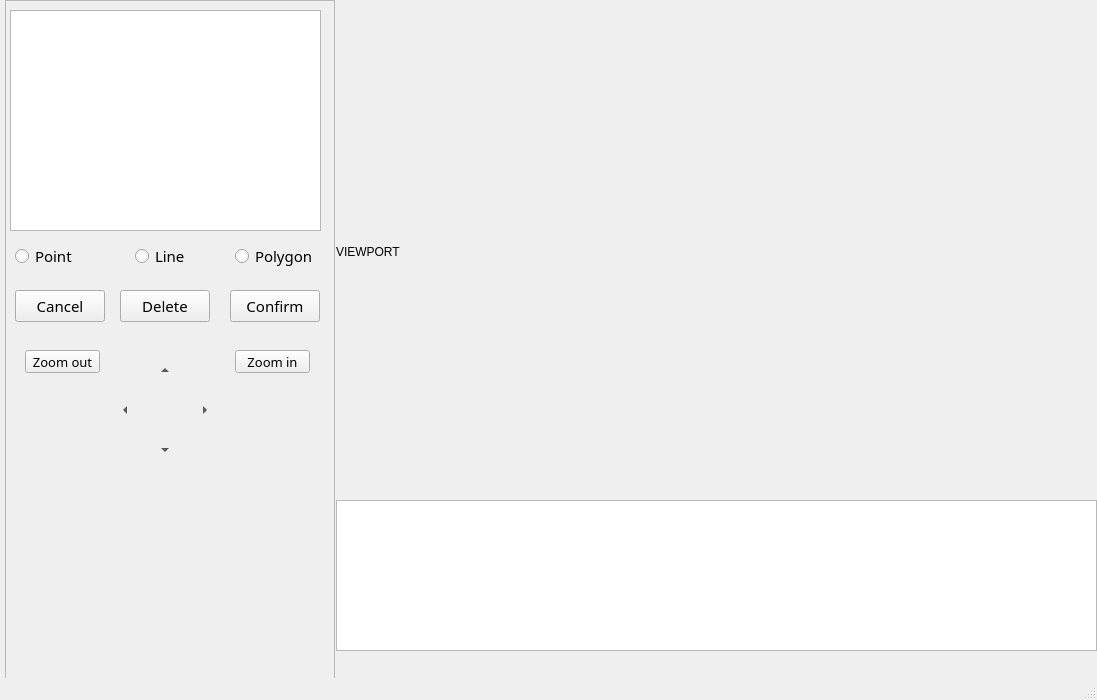
<?xml version="1.0" encoding="UTF-8"?>
<ui version="4.0">
 <class>MainWindow</class>
 <widget class="QMainWindow" name="MainWindow">
  <property name="geometry">
   <rect>
    <x>0</x>
    <y>0</y>
    <width>1097</width>
    <height>700</height>
   </rect>
  </property>
  <property name="windowTitle">
   <string>MainWindow</string>
  </property>
  <widget class="QWidget" name="centralwidget">
   <widget class="QLabel" name="viewport">
    <property name="geometry">
     <rect>
      <x>336</x>
      <y>6</y>
      <width>761</width>
      <height>491</height>
     </rect>
    </property>
    <property name="autoFillBackground">
     <bool>false</bool>
    </property>
    <property name="text">
     <string>VIEWPORT</string>
    </property>
   </widget>
   <widget class="QListWidget" name="objectsList">
    <property name="geometry">
     <rect>
      <x>10</x>
      <y>10</y>
      <width>311</width>
      <height>221</height>
     </rect>
    </property>
    <property name="font">
     <font>
      <family>Fira Code</family>
      <pointsize>10</pointsize>
     </font>
    </property>
   </widget>
   <widget class="QListWidget" name="logField">
    <property name="geometry">
     <rect>
      <x>336</x>
      <y>500</y>
      <width>761</width>
      <height>151</height>
     </rect>
    </property>
    <property name="font">
     <font>
      <family>Fira Code</family>
      <pointsize>10</pointsize>
     </font>
    </property>
   </widget>
   <widget class="QFrame" name="menuFrame">
    <property name="geometry">
     <rect>
      <x>5</x>
      <y>0</y>
      <width>330</width>
      <height>681</height>
     </rect>
    </property>
    <property name="frameShape">
     <enum>QFrame::StyledPanel</enum>
    </property>
    <property name="frameShadow">
     <enum>QFrame::Raised</enum>
    </property>
    <widget class="QToolButton" name="navigateUpButton">
     <property name="geometry">
      <rect>
       <x>140</x>
       <y>350</y>
       <width>40</width>
       <height>40</height>
      </rect>
     </property>
     <property name="font">
      <font>
       <family>Fira Code</family>
      </font>
     </property>
     <property name="text">
      <string>...</string>
     </property>
     <property name="autoRaise">
      <bool>true</bool>
     </property>
     <property name="arrowType">
      <enum>Qt::UpArrow</enum>
     </property>
    </widget>
    <widget class="QToolButton" name="navigateRightButton">
     <property name="geometry">
      <rect>
       <x>180</x>
       <y>390</y>
       <width>40</width>
       <height>40</height>
      </rect>
     </property>
     <property name="contextMenuPolicy">
      <enum>Qt::DefaultContextMenu</enum>
     </property>
     <property name="toolTipDuration">
      <number>0</number>
     </property>
     <property name="text">
      <string>...</string>
     </property>
     <property name="autoRaise">
      <bool>true</bool>
     </property>
     <property name="arrowType">
      <enum>Qt::RightArrow</enum>
     </property>
    </widget>
    <widget class="QToolButton" name="navigateLeftButton">
     <property name="geometry">
      <rect>
       <x>100</x>
       <y>390</y>
       <width>40</width>
       <height>40</height>
      </rect>
     </property>
     <property name="text">
      <string>...</string>
     </property>
     <property name="autoRaise">
      <bool>true</bool>
     </property>
     <property name="arrowType">
      <enum>Qt::LeftArrow</enum>
     </property>
    </widget>
    <widget class="QToolButton" name="navigateDownButton">
     <property name="geometry">
      <rect>
       <x>140</x>
       <y>430</y>
       <width>40</width>
       <height>40</height>
      </rect>
     </property>
     <property name="text">
      <string>...</string>
     </property>
     <property name="autoRaise">
      <bool>true</bool>
     </property>
     <property name="arrowType">
      <enum>Qt::DownArrow</enum>
     </property>
    </widget>
    <widget class="QPushButton" name="zoomOutButton">
     <property name="geometry">
      <rect>
       <x>20</x>
       <y>350</y>
       <width>75</width>
       <height>23</height>
      </rect>
     </property>
     <property name="font">
      <font>
       <family>Fira Code</family>
       <pointsize>10</pointsize>
      </font>
     </property>
     <property name="text">
      <string>Zoom out</string>
     </property>
    </widget>
    <widget class="QPushButton" name="zoomInButton">
     <property name="geometry">
      <rect>
       <x>230</x>
       <y>350</y>
       <width>75</width>
       <height>23</height>
      </rect>
     </property>
     <property name="font">
      <font>
       <family>Fira Code</family>
       <pointsize>10</pointsize>
      </font>
     </property>
     <property name="text">
      <string>Zoom in</string>
     </property>
    </widget>
    <widget class="QPushButton" name="deleteButton">
     <property name="geometry">
      <rect>
       <x>115</x>
       <y>290</y>
       <width>90</width>
       <height>32</height>
      </rect>
     </property>
     <property name="font">
      <font>
       <family>Fira Code</family>
       <pointsize>11</pointsize>
      </font>
     </property>
     <property name="text">
      <string>Delete</string>
     </property>
    </widget>
    <widget class="QPushButton" name="confirmButton">
     <property name="geometry">
      <rect>
       <x>225</x>
       <y>290</y>
       <width>90</width>
       <height>32</height>
      </rect>
     </property>
     <property name="font">
      <font>
       <family>Fira Code</family>
       <pointsize>11</pointsize>
      </font>
     </property>
     <property name="text">
      <string>Confirm</string>
     </property>
    </widget>
    <widget class="QPushButton" name="cancelButton">
     <property name="geometry">
      <rect>
       <x>10</x>
       <y>290</y>
       <width>90</width>
       <height>32</height>
      </rect>
     </property>
     <property name="font">
      <font>
       <family>Fira Code</family>
       <pointsize>11</pointsize>
      </font>
     </property>
     <property name="text">
      <string>Cancel</string>
     </property>
    </widget>
    <widget class="QRadioButton" name="radioButton_2">
     <property name="geometry">
      <rect>
       <x>130</x>
       <y>240</y>
       <width>90</width>
       <height>32</height>
      </rect>
     </property>
     <property name="font">
      <font>
       <family>Fira Code</family>
       <pointsize>11</pointsize>
      </font>
     </property>
     <property name="text">
      <string>Line</string>
     </property>
    </widget>
    <widget class="QRadioButton" name="radioButton_3">
     <property name="geometry">
      <rect>
       <x>230</x>
       <y>240</y>
       <width>90</width>
       <height>32</height>
      </rect>
     </property>
     <property name="font">
      <font>
       <family>Fira Code</family>
       <pointsize>11</pointsize>
      </font>
     </property>
     <property name="text">
      <string>Polygon</string>
     </property>
    </widget>
    <widget class="QRadioButton" name="radioButton">
     <property name="geometry">
      <rect>
       <x>10</x>
       <y>240</y>
       <width>90</width>
       <height>32</height>
      </rect>
     </property>
     <property name="font">
      <font>
       <family>Fira Code</family>
       <pointsize>11</pointsize>
      </font>
     </property>
     <property name="text">
      <string>Point</string>
     </property>
    </widget>
   </widget>
  </widget>
  <widget class="QMenuBar" name="menubar">
   <property name="geometry">
    <rect>
     <x>0</x>
     <y>0</y>
     <width>1097</width>
     <height>21</height>
    </rect>
   </property>
  </widget>
  <widget class="QStatusBar" name="statusbar"/>
 </widget>
 <resources/>
 <connections/>
</ui>
